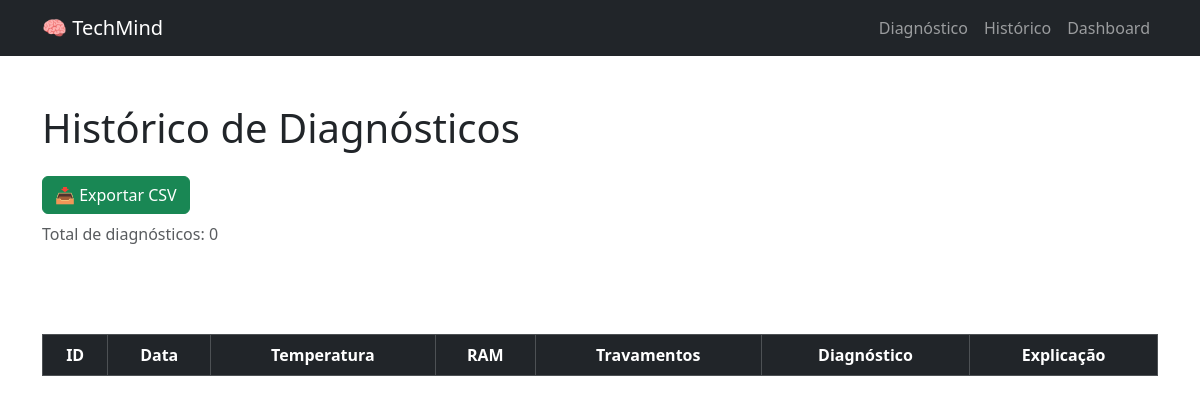
The app's page /historico, older data.
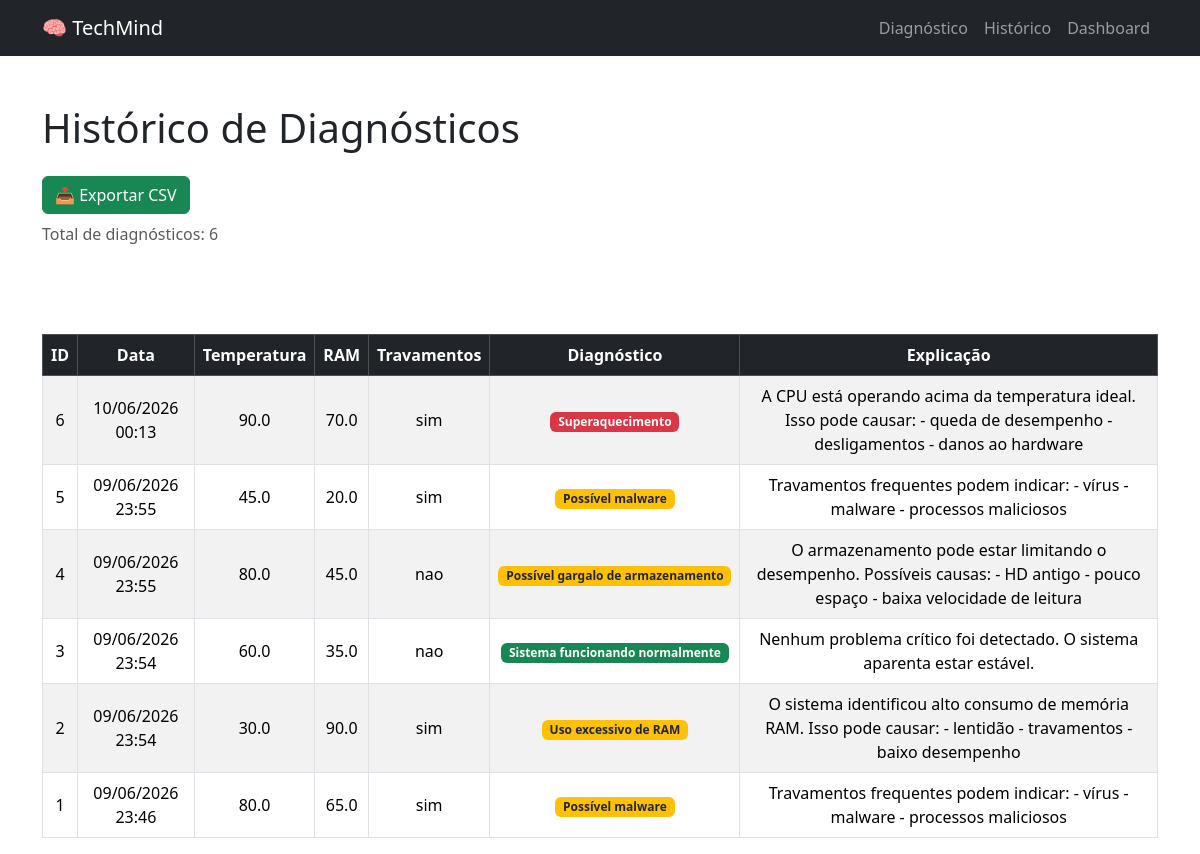
The same page, newer data.
### tables this page shows
CREATE TABLE diagnosticos (
        id INTEGER PRIMARY KEY AUTOINCREMENT,
        data TEXT,
        temperatura REAL,
        ram REAL,
        travamentos TEXT,
        diagnostico TEXT,
        explicacao TEXT
    );

### app.py (the view)
@app.route("/historico")
def historico():
    dados = listar_historico()
    return render_template(
        "historico.html",
        dados=dados
    )

### banco.py (called while the page is built)
def listar_historico():
    conexao = sqlite3.connect(
        "database/techmind.db"
    )
    cursor = conexao.cursor()
    cursor.execute("""
    SELECT *
    FROM diagnosticos
    ORDER BY id DESC
    """)
    dados = cursor.fetchall()
    conexao.close()
    return dados

### templates/historico.html (shortened to what this page needs)
<!DOCTYPE html>
<html>
<head>
    <link href="https://cdn.jsdelivr.net/npm/bootstrap@5.3.8/dist/css/bootstrap.min.css" rel="stylesheet">
</head>
<body>
    <nav class="navbar navbar-expand-lg navbar-dark bg-dark">
        <div class="container">
            <a class="navbar-brand" href="/">
            🧠 TechMind
            </a>
            <div class="navbar-nav">
                <a class="nav-link" href="/">
                Diagnóstico
                </a>
                <a class="nav-link" href="/historico">
                Histórico
                </a>
                <a class="nav-link" href="/dashboard">
                Dashboard
                </a>
            </div>
        </div>
    </nav>
 <div class="container mt-5">
    <h1 class="mb-4">
        Histórico de Diagnósticos
    </h1>
<a
    href="/exportar"
    class="btn btn-success"
>
    📥 Exportar CSV
</a>
<p class="text-muted mt-2">
    Total de diagnósticos: {{ dados|length }}
</p>
<br>
<br><br>
    <div class="table-responsive">
    <table class="table table-striped table-hover table-bordered align-middle text-center">
        <thead class="table-dark">
            <tr>
                <th>ID</th>
                <th>Data</th>
                <th>Temperatura</th>
                <th>RAM</th>
                <th>Travamentos</th>
                <th>Diagnóstico</th>
                <th>Explicação</th>
            </tr>
        </thead>
        <tbody>
        {% for item in dados %}
            <tr>
                <td>{{ item[0] }}</td>
                <td>{{ item[1] }}</td>
                <td>{{ item[2] }}</td>
                <td>{{ item[3] }}</td>
                <td>{{ item[4] }}</td>
                <td>
                {% if item[5] == "Sistema funcionando normalmente" %}
                <span class="badge bg-success">
                    {{ item[5] }}
                </span>
                {% elif item[5] == "Superaquecimento" %}
                <span class="badge bg-danger">
                     {{ item[5] }}
                </span>
                {% else %}
                <span class="badge bg-warning text-dark">
                    {{ item[5] }}
                </span>
                {% endif %}
                </td>
                <td>{{ item[6] }}</td>
            </tr>
        {% endfor %}
        </tbody>
    </table>
</div>
</body>
</html>

Row changes from the older to the newer data that the page shows:
added diagnosticos: id "6", data "10/06/2026 00:13", temperatura "90.0", ram "70.0", travamentos "sim", diagnostico "Superaquecimento", explicacao "A CPU está operando acima da temperatura ideal. Isso pode causar: - queda de desempenho - desligamentos - danos ao hardware"
added diagnosticos: id "5", data "09/06/2026 23:55", temperatura "45.0", ram "20.0", travamentos "sim", diagnostico "Possível malware", explicacao "Travamentos frequentes podem indicar: - vírus - malware - processos maliciosos"
added diagnosticos: id "4", data "09/06/2026 23:55", temperatura "80.0", ram "45.0", travamentos "nao", diagnostico "Possível gargalo de armazenamento", explicacao "O armazenamento pode estar limitando o desempenho. Possíveis causas: - HD antigo - pouco espaço - baixa velocidade de leitura"
added diagnosticos: id "3", data "09/06/2026 23:54", temperatura "60.0", ram "35.0", travamentos "nao", diagnostico "Sistema funcionando normalmente", explicacao "Nenhum problema crítico foi detectado. O sistema aparenta estar estável."
added diagnosticos: id "2", data "09/06/2026 23:54", temperatura "30.0", ram "90.0", travamentos "sim", diagnostico "Uso excessivo de RAM", explicacao "O sistema identificou alto consumo de memória RAM. Isso pode causar: - lentidão - travamentos - baixo desempenho"
added diagnosticos: id "1", data "09/06/2026 23:46", temperatura "80.0", ram "65.0", travamentos "sim", diagnostico "Possível malware", explicacao "Travamentos frequentes podem indicar: - vírus - malware - processos maliciosos"
Text that changed along with them:
{{ dados|length }}: "0" → "6"
